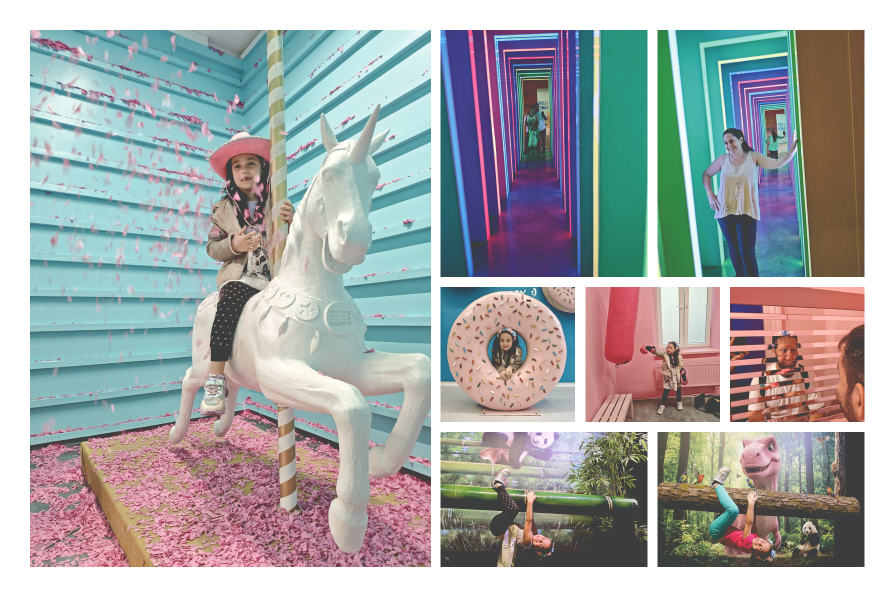
#> input picture צ.png, 1789 x 1193 px (shown at 1/2 size)
$ python -i histogram.py   (imports and definitions only)
#> lines starting #> are read from the running program, lines starting #| are printed output that depends on the picture
#> further down, picture is the input picture: PIL image 1789x1193 RGB; mean R, G, B 164.1, 168.3, 168.4
from __future__ import annotations

from dataclasses import dataclass

import numpy as np
from PIL import Image


@dataclass(frozen=True)
class HistogramStats:
    red: list[int]
    green: list[int]
    blue: list[int]
    luminance: list[int]
    shadow_clip_percent: float
    highlight_clip_percent: float


def calculate_histogram(image: Image.Image, bins: int = 256) -> HistogramStats:
#> called with bins = 256
    arr = np.asarray(image.convert("RGB"))
    red = np.histogram(arr[:, :, 0], bins=bins, range=(0, 255))[0]
#> red = 256 values, max 428156 at index 255, min 0 at index 0, mean 8337
    green = np.histogram(arr[:, :, 1], bins=bins, range=(0, 255))[0]
#> green = 256 values, max 423253 at index 255, min 0 at index 0, mean 8337
    blue = np.histogram(arr[:, :, 2], bins=bins, range=(0, 255))[0]
#> blue = 256 values, max 422570 at index 255, min 0 at index 0, mean 8337
    lum = (arr[:, :, 0] * 0.2126 + arr[:, :, 1] * 0.7152 + arr[:, :, 2] * 0.0722).astype(np.uint8)
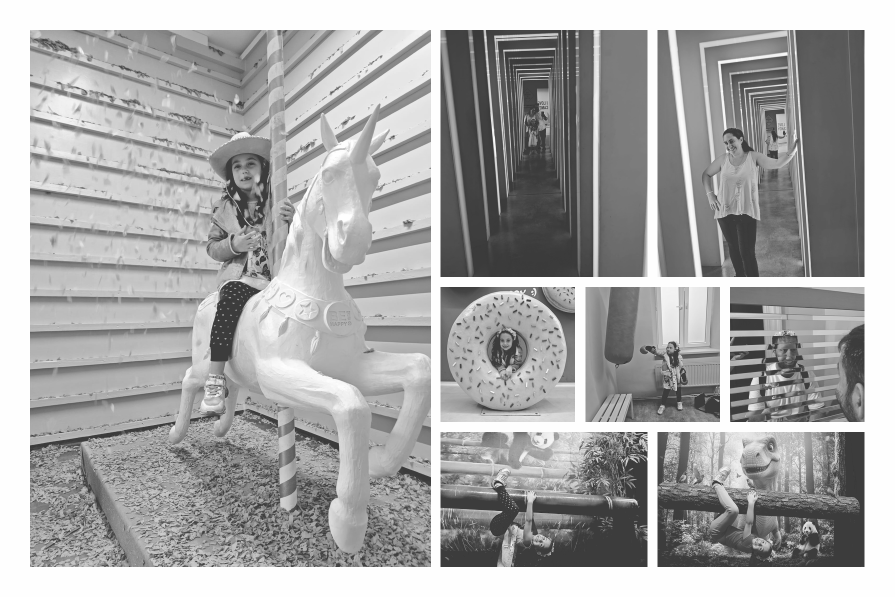
#> lum: shape (1193, 1789) (shown at 1/2 size); min 46, max 254, mean 166.8
    luminance = np.histogram(lum, bins=bins, range=(0, 255))[0]
#> luminance = 256 values, max 423273 at index 254, min 0 at index 0, mean 8337
    total = max(1, lum.size)
#> total = 2134277
    shadow_clip = float((lum <= 2).sum() / total * 100)
#> shadow_clip = 0
    highlight_clip = float((lum >= 253).sum() / total * 100)
#> highlight_clip = 19.86
    return HistogramStats(
        red=red.astype(int).tolist(),
        green=green.astype(int).tolist(),
        blue=blue.astype(int).tolist(),
        luminance=luminance.astype(int).tolist(),
        shadow_clip_percent=shadow_clip,
        highlight_clip_percent=highlight_clip,
    )


def suggest_auto_levels(image: Image.Image) -> dict:
    arr = np.asarray(image.convert("RGB")).astype(np.float32)
    lum = arr.mean(axis=2)
    low, high = np.percentile(lum, [1.0, 99.0])
    if high <= low:
        return {}
    contrast = int(np.clip((180.0 / (high - low) - 1) * 55, -20, 35))
    brightness = int(np.clip((128.0 - (low + high) / 2) / 2.2, -35, 35))
    return {"brightness": brightness, "contrast": contrast}


def suggest_auto_contrast(image: Image.Image) -> dict:
    arr = np.asarray(image.convert("RGB")).astype(np.float32)
    spread = np.percentile(arr, 95) - np.percentile(arr, 5)
    contrast = int(np.clip((150.0 - spread) / 3.5, -15, 35))
    return {"contrast": contrast}

>>> from PIL import Image
>>> picture = Image.open('../../../צ.png')
>>> result = calculate_histogram(picture)
